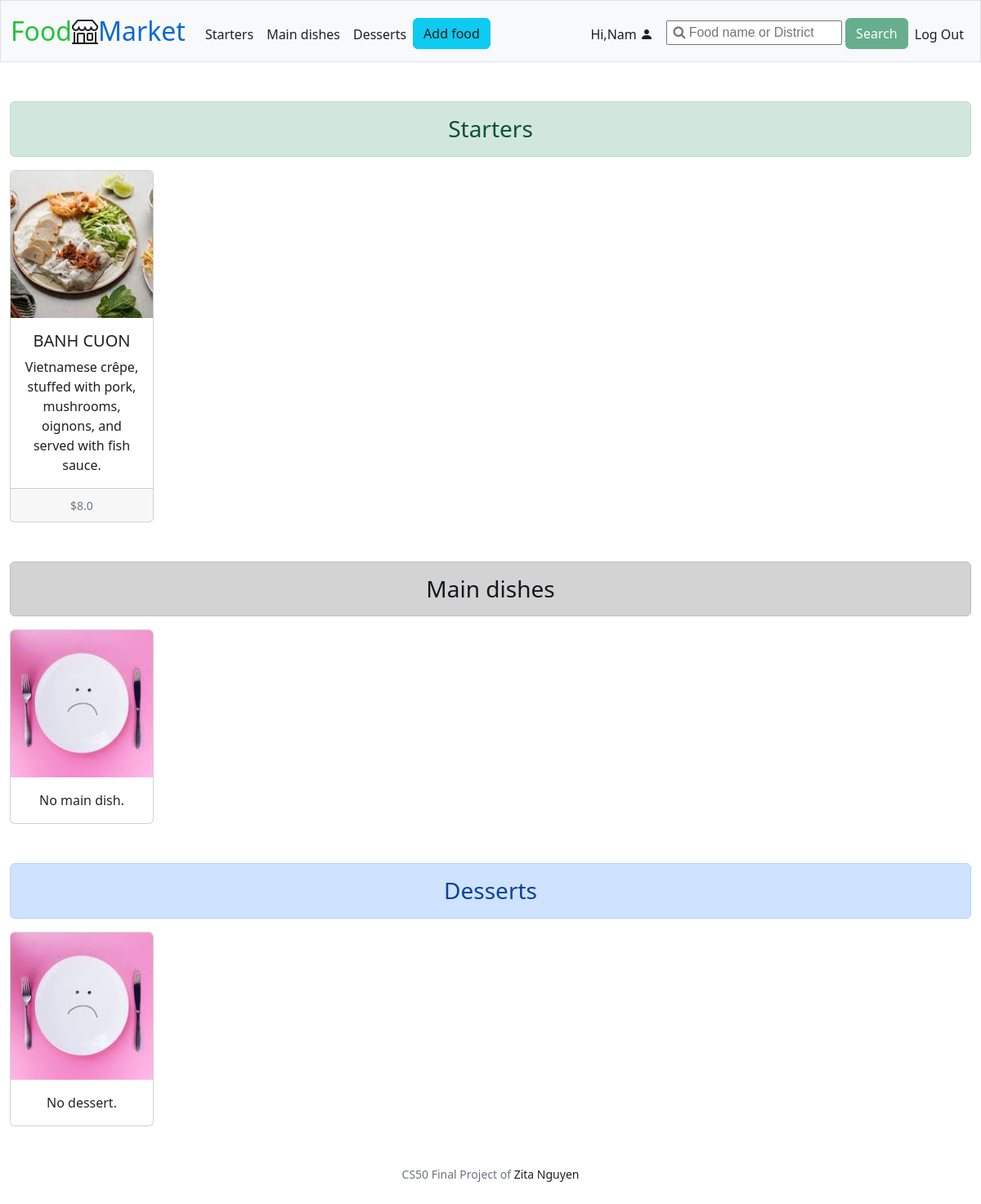
Screenshot of / (signed in) with the database file from the repository.
### tables this page shows
CREATE TABLE food (
id INTEGER PRIMARY KEY AUTOINCREMENT, 
category TEXT NOT NULL,
name TEXT NOT NULL,
photo BLOB NOT NULL,
description TEXT NOT NULL,
price REAL NOT NULL,
date DATETIME NOT NULL,
user_id INTEGER NOT NULL,
FOREIGN KEY (user_id) REFERENCES users (id)
);

### app.py (the view)
@app.route("/")
@login_required
def index():
    all_products = query_get_all_products()
    starters = list(filter(lambda product: product[1] == "Starter", all_products))
    main_dishes = list(filter(lambda product: product[1] == "Main dish", all_products))
    desserts = list(filter(lambda product: product[1] == "Dessert", all_products))
    return render_template("index.html", starters=starters, main_dishes=main_dishes, desserts=desserts)

### app.py (called while the page is built)
@app.after_request
def after_request(response):
    response.headers["Cache-Control"] = "no-cache, no-store, must-revalidate"
    response.headers["Expires"] = 0
    response.headers["Pragma"] = "no-cache"
    return response

### helpers.py (called while the page is built)
def login_required(f):
    @wraps(f)
    def decorated_function(*args, **kwargs):
        if session.get("user_id") is None:
            return redirect("/login")
        return f(*args, **kwargs)
    return decorated_function

### queries.py (called while the page is built)
def query_get_all_products():
    conn = sqlite3.connect("market.db")
    c = conn.cursor()
    c.execute ("SELECT * FROM food")
    all_products = c.fetchall()
    return all_products

### templates/index.html (shortened to what this page needs)
{% extends "layout.html" %}
{% block main %}
<div class="alert alert-success text-center h3" role="alert">
    Starters
</div>
<div class="row row-cols-1 row-cols-lg-6 row-cols-md-3 g-4 text-center">
  {% if not starters %}
    <div class="col">
      <div class="card h-100">
        <img class="card-img-top" src="{{url_for('static', filename='photos/no_food.jpeg')}}" alt="No product">
        <div class="card-body">
          <p class="card-text">No starter.</p>
        </div>
      </div>
    </div>
  {% else %}
    {% for starter in starters[-6:]|reverse %}
      <div class="col">
        <a href="/product/{{ starter[0] }}">
          <div class="card h-100">
            <img src="{{url_for('static', filename='photos/' + starter[3])}}" class="card-img-top" alt="{{ starter[2] }}">
            <div class="card-body">
              <h5 class="card-title">{{ starter[2] }}</h5>
              <p class="card-text">{{ starter[4] }}</p>
            </div>
            <div class="card-footer">
              <small class="text-muted">${{ starter[5] }}</small>
            </div>
          </div>
          </a>
        </div>
    {% endfor %}
  {% endif %}
</div>
<div class="alert alert-dark text-center h3 mt-5" role="alert">
    Main dishes
</div>
<div class="row row-cols-1 row-cols-lg-6 row-cols-md-3 g-4 text-center">
  {% if not main_dishes %}
    <div class="col">
      <div class="card h-100">
        <img class="card-img-top" src="{{url_for('static', filename='photos/no_food.jpeg')}}" alt="No product">
        <div class="card-body">
          <p class="card-text">No main dish.</p>
        </div>
      </div>
    </div>
  {% endif %}
</div>
<div class="alert alert-primary text-center h3 mt-5" role="alert">
    Desserts
</div>
<div class="row row-cols-1 row-cols-lg-6 row-cols-md-3 g-4 text-center">
  {% if not desserts %}
    <div class="col">
      <div class="card h-100">
        <img class="card-img-top" src="{{url_for('static', filename='photos/no_food.jpeg')}}" alt="No product">
        <div class="card-body">
          <p class="card-text">No dessert.</p>
        </div>
      </div>
    </div>
  {% endif %}
</div>
{% endblock %}

### static/styles.css (style rules this page uses)
a:link, a:visited { text-decoration: none; color: rgba(7, 7, 7, 0.9); }
.card-img-top { width: 100%; height: 15vw; object-fit: cover; }
.card-title { text-transform: uppercase; }

### rows the page displays
food: photo (picture), name "BANH CUON", description "Vietnamese crêpe, stuffed with pork, mushrooms, oignons, and served with fish sauce.", price "8.0"

### other values shown
{{ session["user_name"].capitalize() }} "Nam"
